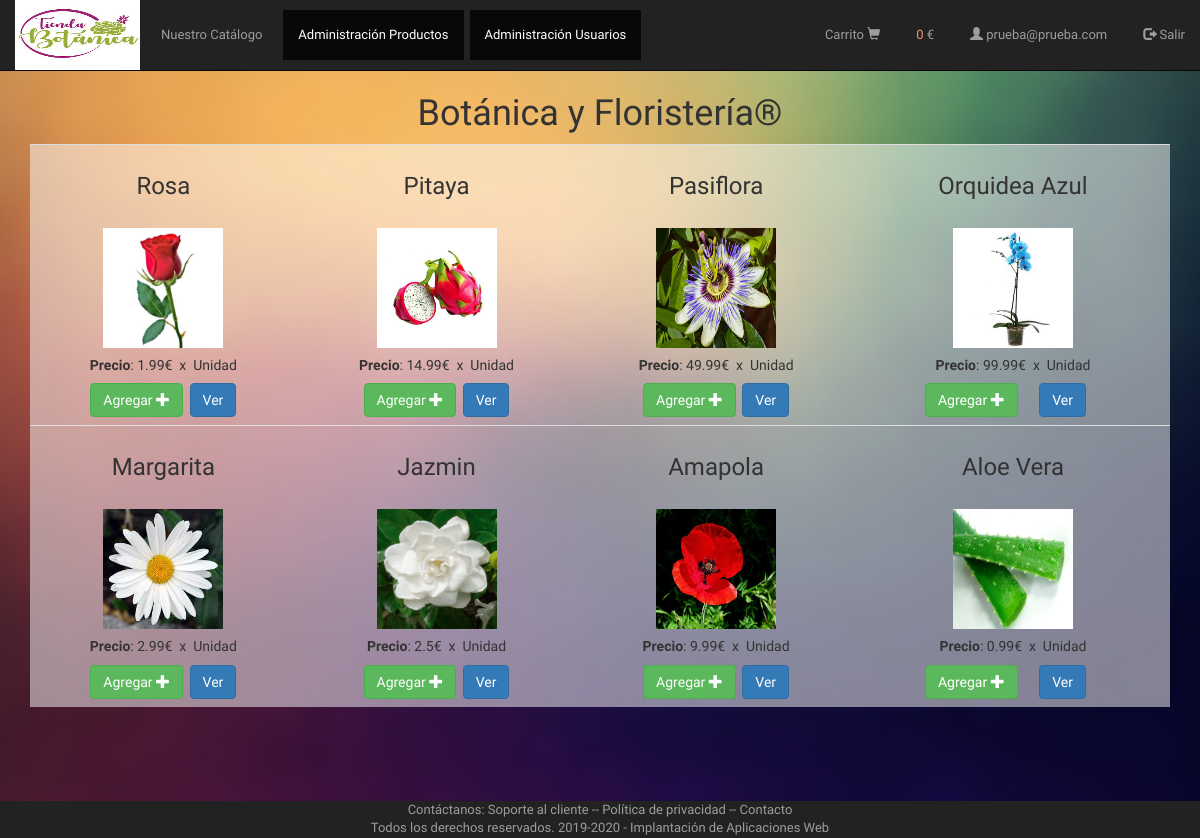
Screenshot of /vistas/catalogo_articulos.php (signed in) with the database file from the repository.
### tables this page shows
CREATE TABLE `articulos` (
  `id` int(11) NOT NULL,
  `nombre` text NOT NULL,
  `tipo` text NOT NULL,
  `distribuidor` text NOT NULL,
  `precio` text NOT NULL,
  `descuento` text NOT NULL,
  `unidades` text NOT NULL,
  `imagen` text NOT NULL
);

### controladores/ControladorBD.php (called while the page is built, shortened)
<?php
class ControladorBD {
    private $servername = "localhost";
    private $username = "root";
    private $password = "";
    private $dbname = "tienda2020";
    private $server ="mysql";
    private $bd;
    static private $instancia = null;
    public static function getControlador() {
        if (self::$instancia == null) {
            self::$instancia = new ControladorBD();
        }
        return self::$instancia;
    }
    public function abrirBD() {
        try {
            $this->bd = new PDO($this->server.":host=$this->servername;dbname=$this->dbname", $this->username, $this->password);
            $this->bd->setAttribute(PDO::ATTR_ERRMODE, PDO::ERRMODE_EXCEPTION);
        } catch (PDOException $e) {
            die("conexión fallida " . $e->getMessage());
        }
    }
    public function cerrarBD() {
        $this->bd = null;
    }
    public function consultarBD($consulta, $parametros=null){
        if($parametros!=null)
            return $this->consultarBDParametros($consulta,$parametros);
        else
            return $this->consultarBDDirecta($consulta);
    }
    private function consultarBDParametros($consulta, $parametros) {
        $this->st = $this->bd->prepare($consulta);
        $this->st->execute($parametros);
        return $this->st;
    }
}

### controladores/Paginador.php (called while the page is built, shortened)
<?php
require_once CONTROLLER_PATH . "ControladorBD.php";
class Paginador {
    private $limite = 5;
    private $consulta;
    private $parametros;
    private $total;
    private $bd;
    public function __construct($consulta, $parametros, $limite) {
        $this->limite = $limite;
        $this->consulta = $consulta;
        $this->parametros = $parametros;
        $this->bd = ControladorBD::getControlador();
        $this->bd->abrirBD();
        $this->res = $this->bd->consultarBD($consulta, $parametros);
        $this->filas=$this->res->fetchAll(PDO::FETCH_OBJ);
        $this->total = count($this->filas);
        $this->bd->cerrarBD();
    }
    public function getDatos($p) {
        $this->pagina = $p;
        $inicio = ( $this->pagina - 1 ) * $this->limite;
        if ($inicio > ($this->total - $this->limite)) {
              $this->pagina = $this->pagina - 1;
        }
        $result = new stdclass();
        $result->pagina = $this->pagina;
        $result->limite = $this->limite;
        $result->total = $this->total;
        $result->datos = Array();
        if($inicio>=0){
            $consultar = $this->consulta . ' limit ' . $inicio . ',' . $this->limite;
            $this->bd->abrirBD();
            $this->res = $this->bd->consultarBD($consultar,$this->parametros);
            $respuesta = $this->res->fetchAll(PDO::FETCH_OBJ);
            foreach ($respuesta as $dato) {
                $result->datos[] = $dato;
            }
            $this->bd->cerrarBD();
        }
        return $result;
    }
}

### modelos/articulo.php (called while the page is built, shortened)
<?php
class Articulo {
    private $id;
    private $nombre;
    private $precio;
    private $imagen;
    public function __construct($id, $nombre, $tipo, $distribuidor, $precio, $descuento, $unidades, $imagen) {
        $this->id = $id;
        $this->nombre = $nombre;
        $this->precio = $precio;
        $this->imagen = $imagen;
    }
    function getid() {
        return $this->id;
    }
    function getnombre() {
        return $this->nombre;
    }
    function getPrecio() {
        return $this->precio;
    }
    function getimagen() {
        return $this->imagen;
    }
}
?>

### utilidades/funciones.php (called while the page is built, shortened)
<?php
function encode($str){
    return urlencode(base64_encode($str));
}

### vistas/catalogo_articulos.php (the view, shortened to what this page needs)
<?php require_once $_SERVER['DOCUMENT_ROOT'] . "/iaw/tienda2020/dirs.php";
require_once VIEW_PATH . "cabecera.php"
?>
<!DOCTYPE html>
<html lang="es">
<head>
</head>
<body>
<?php
require_once CONTROLLER_PATH . "ControladorArticulo.php";
require_once CONTROLLER_PATH . "Paginador.php";
require_once UTILITY_PATH . "funciones.php";
if (!isset($_POST["articulo"])) {
    $nombre = "";
} else {
    $nombre = filtrado($_POST["articulo"]);
}
$pagina = (isset($_GET['page'])) ? $_GET['page'] : 1;
$consulta = "SELECT * FROM articulos WHERE nombre LIKE :nombre  order by nombre desc";
$parametros = array(':nombre' => "%" . $nombre . "%");
$limite = 16;
$paginador  = new Paginador($consulta, $parametros, $limite);
$resultados = $paginador->getDatos($pagina);
if (count($resultados->datos) > 0) {
echo "<div class='container'>";
echo"<h1 class='display-1' align='center'>Botánica y Floristería®</h1>";
echo "<table border='0' width='1000px' class='table' >";
$num="";
foreach ($resultados->datos as $a){
    $Articulo = new Articulo($a->id, $a->nombre, $a->tipo, $a->distribuidor, $a->precio, $a->descuento, $a->unidades,  $a->imagen);
    if ($num==4){
        echo "<tr align='center'>";
        $num=1;
    }else{
        $num++;
    }
    echo "<td><h3 align='center'>". $Articulo->getnombre() ."</h3>"."</br>";
    echo "<div align='center'><img src='/iaw/tienda2020/imagenes/" . $Articulo->getimagen() . "' width='120px' height='120px'> ";
    echo  "<h5>"."<b>Precio</b>: ". $Articulo->getPrecio() ."€ &nbspx &nbspUnidad</h5>";
    echo "<a href='/iaw/tienda2020/vistas/carrito_añadir.php?id=" . encode($Articulo->getid()) . "&page=" . encode("catalogo_articulos.php") . "'<button type='button' class='btn btn-success'> Agregar ";
    echo "<span class='glyphicon glyphicon-plus'></span></a>";
    echo "<a href='/iaw/tienda2020/vistas/read_articulos.php?id=" . encode($Articulo->getid()) . "'<button type='button' class='btn btn-primary'> Ver </buttom></a>";
    echo "</div>";
}
echo "</table>";
echo "</div>";
 } else {
     echo "<p><em>No se ha encontrado ningun articulo.</em></p>";
}
?>
<?php require_once VIEW_PATH. "pie.php"; ?>
<br><br><br>

### vistas/cabecera.php (style rules this page uses)
html,body { font-family: 'Numans', sans-serif; font-size: 13px; }
table tr td:last-child a { margin-right: 15px; }
table { background-color: rgba(255,255,255,0.5); }

### vistas/catalogo_articulos.php (style rules this page uses)
body { background: url(/iaw/tienda2020/imagenes/fondotiendo.jpg) no-repeat center center fixed; -webkit-background-size: cover; -moz-background-size: cover; -o-background-size: cover; background-size: cover; }

### rows the page displays
articulos: nombre "Rosa", imagen (picture), precio "1.99"
articulos: nombre "Pitaya", imagen (picture), precio "14.99"
articulos: nombre "Pasiflora", imagen (picture), precio "49.99"
articulos: nombre "Orquidea Azul", imagen (picture), precio "99.99"
articulos: nombre "Margarita", imagen (picture), precio "2.99"
articulos: nombre "Jazmin", imagen (picture), precio "2.5"
articulos: nombre "Amapola", imagen (picture), precio "9.99"
articulos: nombre "Aloe Vera", imagen (picture), precio "0.99"

### other values shown
$precio "0"
$correo "prueba@prueba.com"
